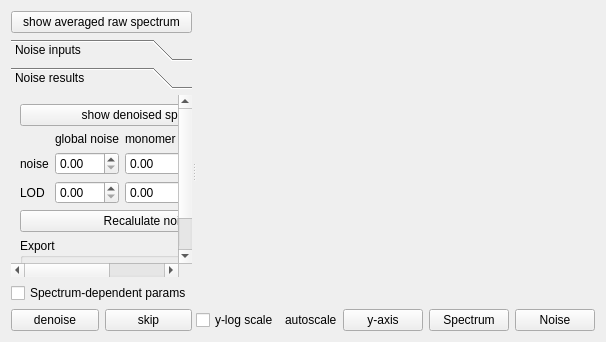
<?xml version="1.0" encoding="UTF-8"?>
<ui version="4.0">
 <class>Form</class>
 <widget class="QWidget" name="Form">
  <property name="geometry">
   <rect>
    <x>0</x>
    <y>0</y>
    <width>544</width>
    <height>342</height>
   </rect>
  </property>
  <property name="windowTitle">
   <string>Form</string>
  </property>
  <layout class="QVBoxLayout" name="verticalLayout_4">
   <item>
    <widget class="QSplitter" name="splitter">
     <property name="orientation">
      <enum>Qt::Horizontal</enum>
     </property>
     <widget class="QWidget" name="layoutWidget">
      <layout class="QVBoxLayout" name="verticalLayout">
       <item>
        <widget class="QPushButton" name="showAveragePushButton">
         <property name="text">
          <string>show averaged raw spectrum</string>
         </property>
        </widget>
       </item>
       <item>
        <widget class="QToolBox" name="toolBox">
         <property name="currentIndex">
          <number>1</number>
         </property>
         <widget class="QWidget" name="page">
          <property name="geometry">
           <rect>
            <x>0</x>
            <y>0</y>
            <width>148</width>
            <height>154</height>
           </rect>
          </property>
          <attribute name="label">
           <string>Noise inputs</string>
          </attribute>
          <layout class="QVBoxLayout" name="verticalLayout_2">
           <item>
            <layout class="QFormLayout" name="formLayout">
             <item row="0" column="0">
              <widget class="QLabel" name="label">
               <property name="text">
                <string>quantile</string>
               </property>
              </widget>
             </item>
             <item row="0" column="1">
              <widget class="QDoubleSpinBox" name="quantileDoubleSpinBox"/>
             </item>
             <item row="1" column="0">
              <widget class="QLabel" name="label_2">
               <property name="text">
                <string>N sigma</string>
               </property>
              </widget>
             </item>
             <item row="1" column="1">
              <widget class="QDoubleSpinBox" name="nSigmaDoubleSpinBox"/>
             </item>
             <item row="2" column="0">
              <widget class="QLabel" name="label_3">
               <property name="text">
                <string>remove noise peaks</string>
               </property>
              </widget>
             </item>
             <item row="2" column="1">
              <widget class="QCheckBox" name="removeNoisePeaksCheckBox">
               <property name="text">
                <string/>
               </property>
              </widget>
             </item>
             <item row="3" column="0">
              <widget class="QLabel" name="label_4">
               <property name="text">
                <string>remove substract</string>
               </property>
              </widget>
             </item>
             <item row="3" column="1">
              <widget class="QCheckBox" name="removeSubstractCheckBox">
               <property name="text">
                <string/>
               </property>
              </widget>
             </item>
             <item row="4" column="0" colspan="2">
              <widget class="Line" name="line">
               <property name="orientation">
                <enum>Qt::Horizontal</enum>
               </property>
              </widget>
             </item>
             <item row="5" column="0">
              <widget class="QLabel" name="sizeDependentLabel">
               <property name="text">
                <string>size-dependent</string>
               </property>
              </widget>
             </item>
             <item row="5" column="1">
              <widget class="QCheckBox" name="sizeDependentCheckBox"/>
             </item>
             <item row="6" column="0">
              <widget class="QLabel" name="monomerNoiseLabel">
               <property name="text">
                <string>Monomer noise</string>
               </property>
              </widget>
             </item>
             <item row="6" column="1">
              <widget class="QCheckBox" name="monomerNoiseCheckBox"/>
             </item>
             <item row="7" column="0">
              <widget class="QLabel" name="dimerNoiseLabel">
               <property name="text">
                <string>Dimer noise</string>
               </property>
              </widget>
             </item>
             <item row="7" column="1">
              <widget class="QCheckBox" name="dimerNoiseCheckBox"/>
             </item>
            </layout>
           </item>
           <item>
            <widget class="QPushButton" name="calculateNoisePushButton">
             <property name="text">
              <string>Calculate noise level</string>
             </property>
            </widget>
           </item>
          </layout>
         </widget>
         <widget class="QWidget" name="page_2">
          <property name="geometry">
           <rect>
            <x>0</x>
            <y>0</y>
            <width>220</width>
            <height>225</height>
           </rect>
          </property>
          <attribute name="label">
           <string>Noise results</string>
          </attribute>
          <layout class="QVBoxLayout" name="verticalLayout_3">
           <item>
            <widget class="QPushButton" name="pushButton">
             <property name="text">
              <string>show denoised spectrum</string>
             </property>
            </widget>
           </item>
           <item>
            <layout class="QGridLayout" name="gridLayout">
             <item row="0" column="3">
              <widget class="QLabel" name="label_7">
               <property name="text">
                <string>dimer noise</string>
               </property>
              </widget>
             </item>
             <item row="1" column="1">
              <widget class="QDoubleSpinBox" name="noiseGlobalDoubleSpinBox"/>
             </item>
             <item row="1" column="3">
              <widget class="QDoubleSpinBox" name="noiseDimerDoubleSpinBox"/>
             </item>
             <item row="1" column="2">
              <widget class="QDoubleSpinBox" name="noiseMonomerDoubleSpinBox"/>
             </item>
             <item row="1" column="0">
              <widget class="QLabel" name="label_8">
               <property name="text">
                <string>noise</string>
               </property>
              </widget>
             </item>
             <item row="2" column="0">
              <widget class="QLabel" name="label_9">
               <property name="text">
                <string>LOD</string>
               </property>
              </widget>
             </item>
             <item row="2" column="3">
              <widget class="QDoubleSpinBox" name="lodDimerDoubleSpinBox"/>
             </item>
             <item row="2" column="1">
              <widget class="QDoubleSpinBox" name="lodGlobalDoubleSpinBox"/>
             </item>
             <item row="2" column="2">
              <widget class="QDoubleSpinBox" name="lodMonomerDoubleSpinBox"/>
             </item>
             <item row="0" column="1">
              <widget class="QLabel" name="label_6">
               <property name="text">
                <string>global noise</string>
               </property>
              </widget>
             </item>
             <item row="0" column="2">
              <widget class="QLabel" name="label_5">
               <property name="text">
                <string>monomer noise</string>
               </property>
              </widget>
             </item>
            </layout>
           </item>
           <item>
            <widget class="QPushButton" name="recalculateNoisePushButton">
             <property name="text">
              <string>Recalulate noise</string>
             </property>
            </widget>
           </item>
           <item>
            <widget class="QGroupBox" name="groupBox">
             <property name="title">
              <string>Export</string>
             </property>
             <layout class="QHBoxLayout" name="horizontalLayout_4">
              <item>
               <widget class="QPushButton" name="exportDenoisedSpectrumPushButton">
                <property name="text">
                 <string>Denoised spectrum</string>
                </property>
               </widget>
              </item>
              <item>
               <widget class="QPushButton" name="exportNoisePeaksPushButton">
                <property name="text">
                 <string>Noise peaks</string>
                </property>
               </widget>
              </item>
             </layout>
            </widget>
           </item>
           <item>
            <spacer name="verticalSpacer">
             <property name="orientation">
              <enum>Qt::Vertical</enum>
             </property>
             <property name="sizeHint" stdset="0">
              <size>
               <width>20</width>
               <height>40</height>
              </size>
             </property>
            </spacer>
           </item>
          </layout>
         </widget>
        </widget>
       </item>
       <item>
        <widget class="QCheckBox" name="dependentCheckBox">
         <property name="text">
          <string>Spectrum-dependent params</string>
         </property>
        </widget>
       </item>
       <item>
        <layout class="QHBoxLayout" name="horizontalLayout_3">
         <item>
          <widget class="QPushButton" name="denoisePushButton">
           <property name="text">
            <string>denoise</string>
           </property>
          </widget>
         </item>
         <item>
          <widget class="QPushButton" name="skipPushButton">
           <property name="text">
            <string>skip</string>
           </property>
          </widget>
         </item>
        </layout>
       </item>
      </layout>
     </widget>
     <widget class="QWidget" name="layoutWidget">
      <layout class="QVBoxLayout" name="verticalLayout_5">
       <item>
        <widget class="QWidget" name="widget" native="true">
         <property name="sizePolicy">
          <sizepolicy hsizetype="Expanding" vsizetype="Expanding">
           <horstretch>0</horstretch>
           <verstretch>0</verstretch>
          </sizepolicy>
         </property>
        </widget>
       </item>
       <item>
        <layout class="QHBoxLayout" name="horizontalLayout_6">
         <item>
          <widget class="QCheckBox" name="yLogCheckBox">
           <property name="text">
            <string>y-log scale</string>
           </property>
          </widget>
         </item>
         <item>
          <widget class="QLabel" name="label_10">
           <property name="text">
            <string>autoscale</string>
           </property>
          </widget>
         </item>
         <item>
          <widget class="QPushButton" name="yAxisPushButton">
           <property name="text">
            <string>y-axis</string>
           </property>
          </widget>
         </item>
         <item>
          <widget class="QPushButton" name="spectrumPushButton">
           <property name="text">
            <string>Spectrum</string>
           </property>
          </widget>
         </item>
         <item>
          <widget class="QPushButton" name="noisePushButton">
           <property name="text">
            <string>Noise</string>
           </property>
          </widget>
         </item>
        </layout>
       </item>
      </layout>
     </widget>
    </widget>
   </item>
  </layout>
 </widget>
 <resources/>
 <connections/>
</ui>
